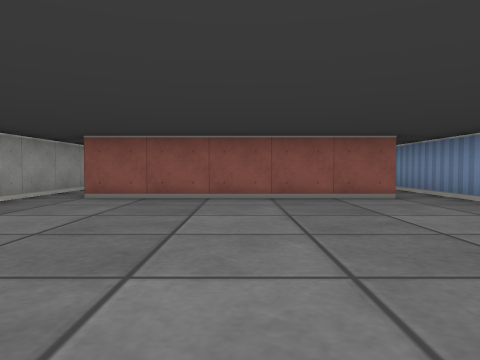
view 1 (above)

18 first-person views from a walk through a cub3D maze. The camera is about half as high as the walls, tilts 2° down and sees 70° across. The floor is counted in squares. Each view is taken from the middle of a square. On the plan, view 1 faces up. The plan holds only what a view shows up to about 9 squares ahead; the rest is blank.

view 2
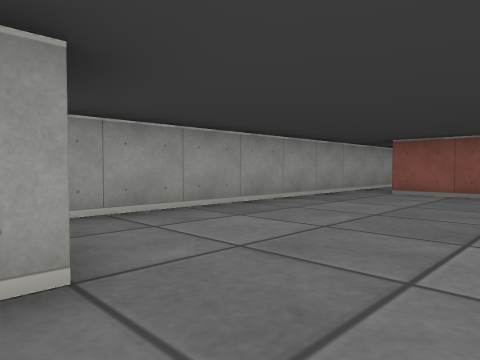

view 3
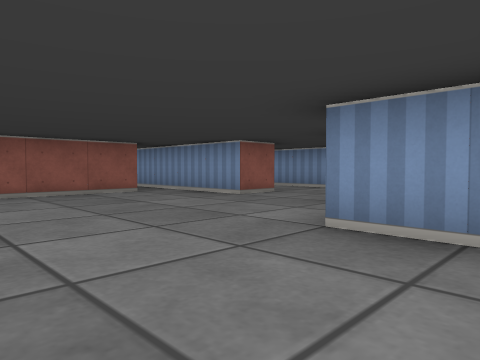

view 4
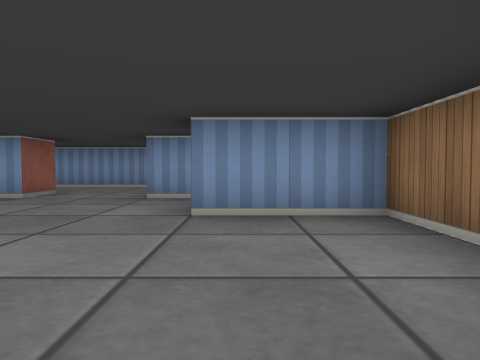

view 5
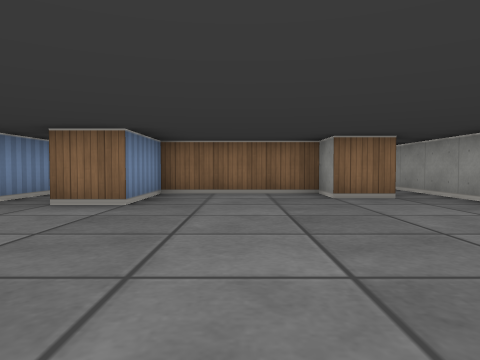

view 6
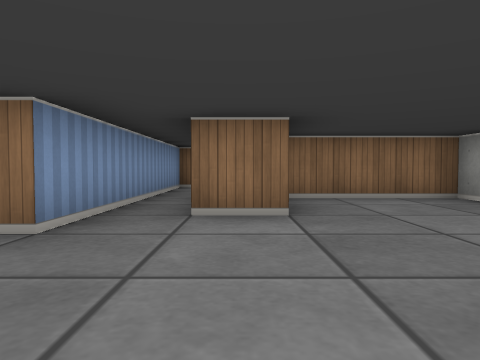

view 7
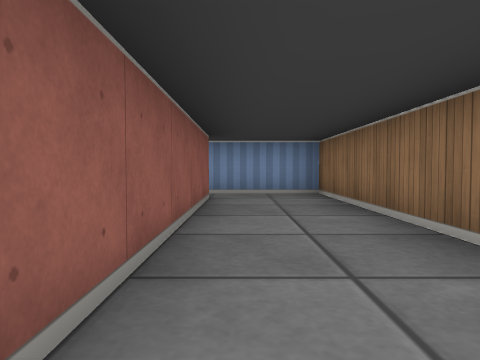

view 8
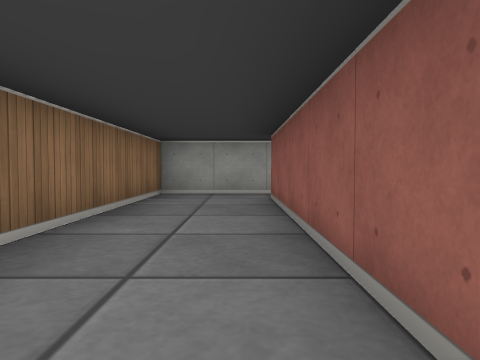

view 9
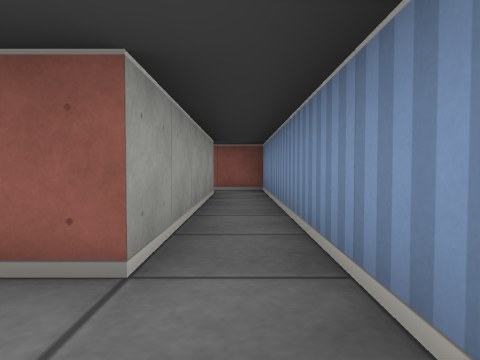

view 10
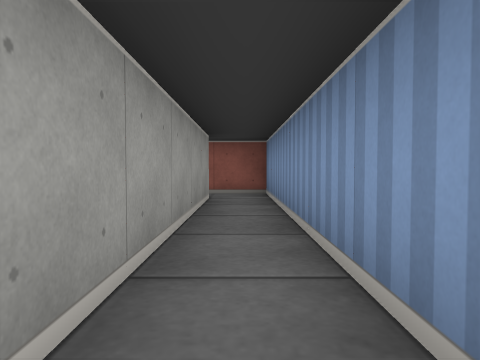

view 11
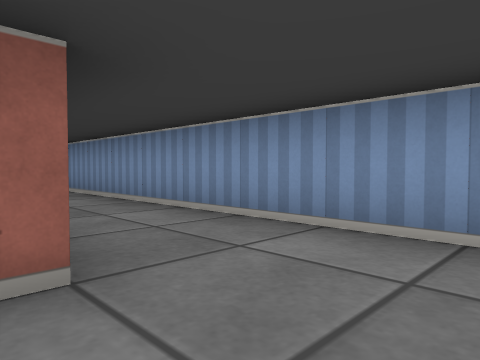

view 12
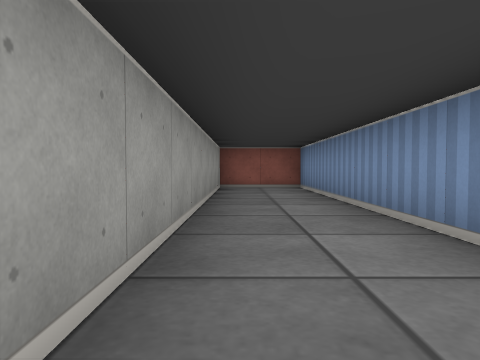

view 13
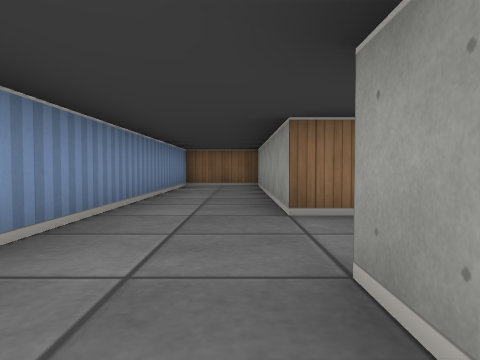

view 14
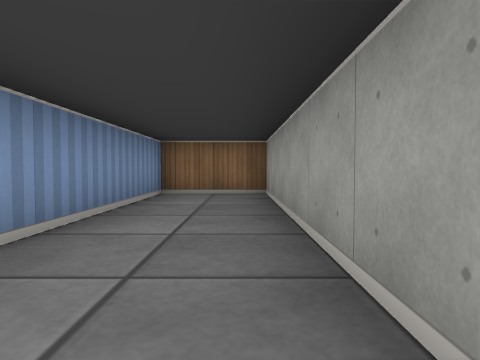

view 15
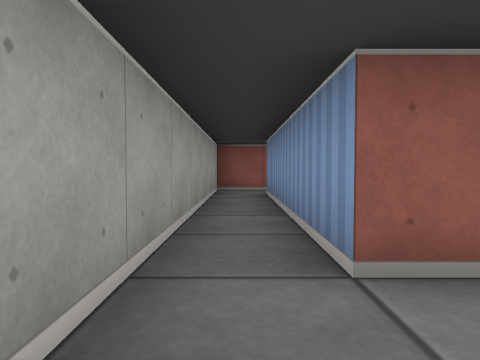

view 16
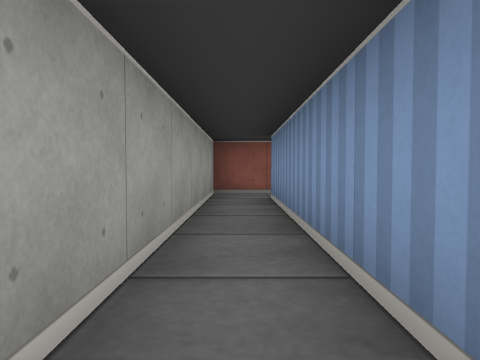

view 17
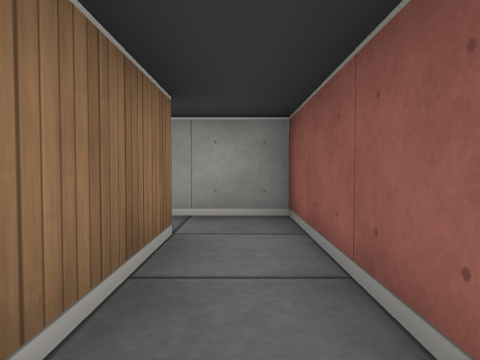

view 18
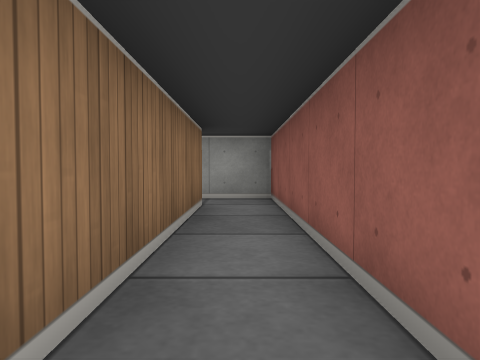

### Floor plan
Points are (right, up) in squares from view 1. A wall is a line through its corners. A room is listed if a view was taken in it or the views show most of it. See-through windows are left out.
Room 1 (views 1, 2, 3, 4, 5, 6, 9, 10, 11, 15, 16)
walls: (-2.5, -0.5) (-1.5, -0.5) (-1.5, -1.5) (1.5, -1.5) (1.5, 0.5) (2.5, 0.5); (3.5, 0.5) (3.5, 1.5) (4.5, 1.5); (4.5, 3.5) (3.5, 3.5) (3.5, 10.5); (2.5, 10.5) (2.5, 5.5) (-2.5, 5.5) (-2.5, 10.5); (-3.5, 10.5) (-3.5, -0.5)
ways out: opening at (-3, -1.5) to room 2; opening at (3, 0) to room 2; opening at (4, 2.5) to room 3; opening at (-3, 11) to room 4; opening at (3, 11) to room 4
Room 2 (views 7, 8)
walls: (2.5, -2.5) (-2.5, -2.5); (-3.5, -0.5) (-3.5, -4.5) (3.5, -4.5) (3.5, 0.5)
ways out: opening at (-3, -1.5) to room 1; opening at (3, 0) to room 1
Room 3 (views 12, 13, 14)
walls: (4.5, 1.5) (4.5, -4.5) (6.5, -4.5) (6.5, 11.5) (4.5, 11.5); (4.5, 11.2) (4.5, 3.5)
ways out: opening at (4, 2.5) to room 1
Room 4 (views 17, 18)
walls: (-2.5, 10.5) (1.4, 10.5); (3.5, 10.5) (3.5, 11.5) (-3.5, 11.5) (-3.5, 10.5)
ways out: opening at (-3, 11) to room 1; opening at (3, 11) to room 1

Positions as (right, up) in squares from view 1, and headings:
1: (0, 0), facing up
2: (0, -1), facing up-left
3: (-1, -1), facing up-right
4: (-2, 0), facing right
5: (0, 5), facing down
6: (2, 4), facing down
7: (-3, -3), facing right
8: (3, -3), facing left
9: (3, 4), facing up
10: (3, 5), facing up
11: (4, 2), facing up-right
12: (5, 3), facing up
13: (5, 5), facing down
14: (5, 2), facing down
15: (-3, 4), facing up
16: (-3, 5), facing up
17: (0, 11), facing left
18: (2, 11), facing left
